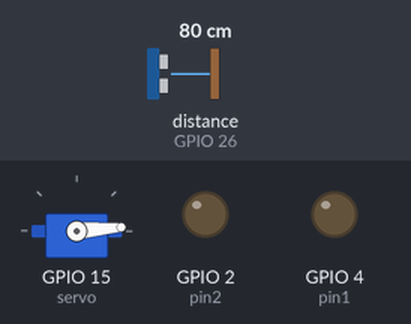
The sketch below on a simulated ESP32. On the bench: servo, output pins drawn as LEDs (lit = HIGH). Wiring (inferred from the names in the program): ultrasonic range finder: trigger GPIO 25; echo GPIO 26. The inputs (shaded band) are chosen by the test bench; at power-on: distance to the obstacle (sensor on GPIO 26) 80 cm. The echo pulse lasts 58.3 µs per cm; WiFi joins after 1.5 s; servers stay silent unless stated; uploads are accepted with an empty reply; pins used as bus, display or sensor lines are not drawn; what the sketch prints to the serial monitor is not drawn.

Above: at 2.7 s.
2.8 s: distance to the obstacle (sensor on GPIO 26) set to 11 cm
5.8 s: distance to the obstacle (sensor on GPIO 26) set to 8 cm
At 7.0 s:
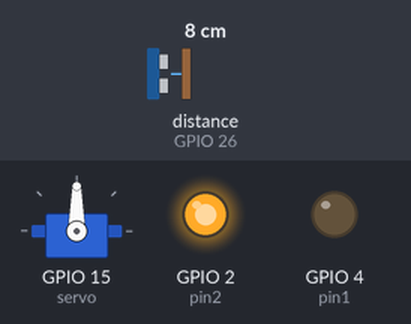
8.8 s: distance to the obstacle (sensor on GPIO 26) set to 18 cm
At 11.5 s:
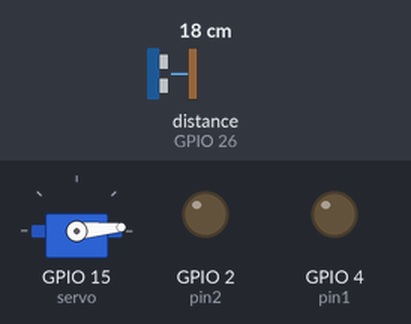
12.2 s: distance to the obstacle (sensor on GPIO 26) set to 2 cm
At 14.4 s:
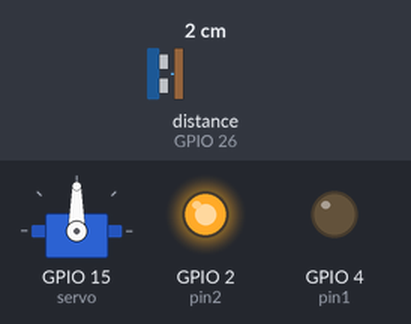
Timing chart, 0 to 15.9 s (numbered marks = the images above; inputs shaded):
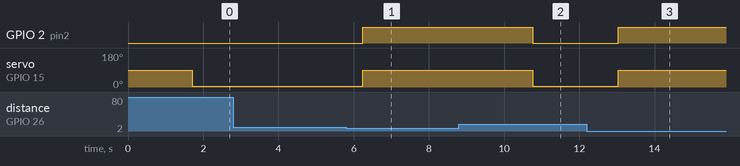

Measured:
- the behaviour switches between 10 and 9 cm on distance to the obstacle (sensor on GPIO 26) (found by bisection; images 0 and 1)
- after the input at 2.8 s, every drawn part: stays the same
- after the input at 5.8 s, GPIO 2 (pin2): LOW → HIGH after 0.44 s; servo on GPIO 15 (servo): 5° → 90° after 0.44 s
- after the input at 8.8 s, GPIO 2 (pin2): HIGH → LOW after 2.0 s; servo on GPIO 15 (servo): 90° → 5° after 2.0 s
- after the input at 12.2 s, GPIO 2 (pin2): LOW → HIGH after 0.83 s; servo on GPIO 15 (servo): 5° → 90° after 0.83 s

The sketch:

arduino_code.ino
```cpp
/*
 * {
 *  2023.07.26 이지석
 *  코드 개발
 * }
 */
#include<ESP32_Servo.h>
#include <WiFi.h> //ESP32


const char* ssid = "jiseok";
const char* password = "jiseokji";

const char* host = "192.168.1.193"; //서버의 주소
const int Port = 8090;

WiFiClient client;
Servo servo;
int value = 0;

#define TRIG 25 //TRIG 핀 설정 (초음파 보내는 핀)
#define ECHO 26 //ECHO 핀 설정 (초음파 받는 핀)
int pin1 = 4;
int pin2 = 2;

void setup() {
  Serial.begin(115200);
  WiFi.mode(WIFI_STA);
  WiFi.begin(ssid, password); //블록킹, 언블록킹
  while (WiFi.status() != WL_CONNECTED) {
    delay(500);
    Serial.print(".");
  }
  //인터넷공유기와 접속에 성공함!
  Serial.println("");
  Serial.println("WiFi connected");
  Serial.println("IP address: ");
  Serial.println(WiFi.localIP()); //ESP32의 IP주소

  pinMode(TRIG, OUTPUT);
  pinMode(ECHO, INPUT);
  pinMode(pin1, OUTPUT);
  pinMode(pin2, OUTPUT);
  digitalWrite(pin1,0);
  digitalWrite(pin2,0);
  servo.attach(15);
}
void loop(){
  if (!client.connect(host, Port)) {
    Serial.println("connection failed");
    return;
  }
  long duration, distance;
  digitalWrite(TRIG, LOW);
  delayMicroseconds(2);
  digitalWrite(TRIG, HIGH);
  delayMicroseconds(10);
  digitalWrite(TRIG, LOW);

  duration = pulseIn (ECHO, HIGH); //물체에 반사되어돌아온 초음파의 시간을 변수에 저장합니다.

  distance = duration * 17 / 1000;
  int value_sum = 9-distance;
  if(value_sum == 10){
    value_sum=0;
  }
  if(value_sum>0){
    digitalWrite(pin1,0);
    digitalWrite(pin2,1);
    servo.write(90);
  }
  else{
    digitalWrite(pin1,0);
    digitalWrite(pin2,0);
    servo.write(5);
  }
  Serial.print(value_sum*10); //측정된 물체로부터 거리값(cm값)을 보여줍니다.
  Serial.println(" Cm");

  String url = "/yuchan/data.jsp?sensor="+String(value_sum*10);
  client.print(String("GET ") + url + " HTTP/1.1\r\n" +
               "Host: " + host + "\r\n" +
               "Connection: close\r\n\r\n");
  //3.서버가 클라이언트로 전송한 response를 수신한다
  unsigned long t = millis(); //생존시간
  while(true){
    if(client.available()) break;
    if(millis() - t > 10000) break;
  }
  //서버가 응답을 보냈다
  while(client.available()){
    Serial.write(client.read());
    if(client.read()==0){
      servo.write(90);
      delay(4000);
    }
  }
  Serial.println("연결이 해재되었습니다");
  delay(2000);
}
```
